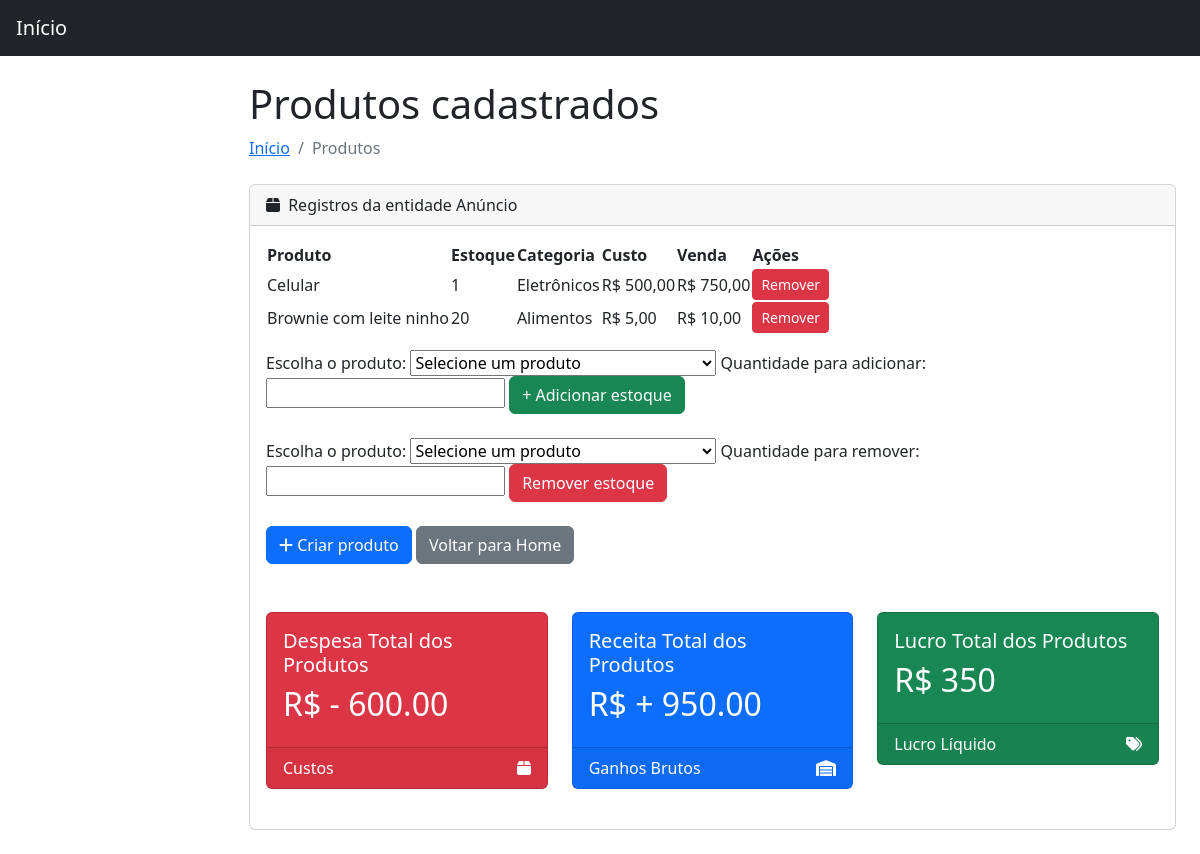
/MeuSaldo/listaProdutos.php (signed in), run on the app's committed database.
### tables this page shows
CREATE TABLE `anuncios` (
  `idAnuncio` int NOT NULL,
  `Usuarios_idUsuario` int NOT NULL,
  `nomeProduto` varchar(30) NOT NULL,
  `estoqueProduto` int NOT NULL,
  `categoriaAnuncio` varchar(50) NOT NULL,
  `valorCustoAnuncio` decimal(10,2) NOT NULL,
  `valorAnuncio` decimal(10,2) NOT NULL
);

### MeuSaldo/header.php (called while the page is built, shortened)
<?php
    if(isset($_SESSION['logado']) && $_SESSION['logado'] === true){
        $idUsuario    = $_SESSION['idUsuario'];
    }
?>

### MeuSaldo/listaProdutos.php (the view, shortened to what this page needs)
<?php
include "header.php";
include "conexaoBD.php";
$sql = "SELECT
            idAnuncio,
            nomeProduto,
            estoqueProduto,
            categoriaAnuncio,
            valorCustoAnuncio,
            valorAnuncio
        FROM anuncios
        WHERE Usuarios_idUsuario = ?
        ORDER BY idAnuncio DESC";
$stmt = mysqli_prepare($conn, $sql);
mysqli_stmt_bind_param(
    $stmt,
    "i",
    $idUsuario
);
mysqli_stmt_execute($stmt);
$resultado = mysqli_stmt_get_result($stmt);
$sqlDespesa = "SELECT SUM(estoqueProduto * valorCustoAnuncio) AS despesaTotal
               FROM Anuncios
               WHERE Usuarios_idUsuario = $idUsuario";
$resultadoDespesa = mysqli_query($conn, $sqlDespesa);
$dadosDespesa = mysqli_fetch_assoc($resultadoDespesa);
$despesaTotal = $dadosDespesa['despesaTotal'] ?? 0;
$sqlReceita = "SELECT SUM(estoqueProduto * valorAnuncio) AS receitaTotal
               FROM Anuncios
               WHERE Usuarios_idUsuario = $idUsuario";
$resultadoReceita = mysqli_query($conn, $sqlReceita);
$dadosReceita = mysqli_fetch_assoc($resultadoReceita);
$receitaTotal = $dadosReceita['receitaTotal'] ?? 0 ;
$lucroProdutos = $receitaTotal - $despesaTotal;
?>
<!DOCTYPE html>
<html lang="pt-br">
<head>
    <link href="https://cdn.jsdelivr.net/npm/simple-datatables@7.1.2/dist/style.min.css"
          rel="stylesheet">
    <link href="css/styles.css"
          rel="stylesheet">
</head>
<body class="sb-nav-fixed">
<nav class="sb-topnav navbar navbar-expand navbar-dark bg-dark">
    <a class="navbar-brand ps-3"
       href="index.php">
        Início
    </a>
</nav>
<div id="layoutSidenav">
    <div id="layoutSidenav_content">
        <main>
            <div class="container-fluid px-4">
                <h1 class="mt-4">
                    Produtos cadastrados
                </h1>
                <ol class="breadcrumb mb-4">
                    <li class="breadcrumb-item">
                        <a href="index.php">
                            Início
                        </a>
                    </li>
                    <li class="breadcrumb-item active">
                        Produtos
                    </li>
                </ol>
                <div class="card mb-4">
                    <div class="card-header">
                        <i class="fas fa-box me-1"></i>
                        Registros da entidade Anúncio
                    </div>
                    <div class="card-body">
                        <table id="datatablesSimple">
                            <thead>
                                <tr>
                                    <th>Produto</th>
                                    <th>Estoque</th>
                                    <th>Categoria</th>
                                    <th>Custo</th>
                                    <th>Venda</th>
                                    <th>Ações</th>
                                </tr>
                            </thead>
                            <tbody>
                                <?php
                                if (mysqli_num_rows($resultado) > 0) {
                                    while ($produto = mysqli_fetch_assoc($resultado)) {
                                        echo "<tr>";
                                        echo "<td>" .
                                            htmlspecialchars(
                                                $produto['nomeProduto']
                                            ) .
                                            "</td>";
                                        echo "<td>" .
                                            htmlspecialchars(
                                                $produto['estoqueProduto']
                                            ) .
                                            "</td>";
                                        echo "<td>" .
                                            htmlspecialchars(
                                                $produto['categoriaAnuncio']
                                            ) .
                                            "</td>";
                                        echo "<td>R$ " .
                                            number_format(
                                                $produto['valorCustoAnuncio'],
                                                2,
                                                ',',
                                                '.'
                                            ) .
                                            "</td>";
                                        echo "<td>R$ " .
                                            number_format(
                                                $produto['valorAnuncio'],
                                                2,
                                                ',',
                                                '.'
                                            ) .
                                            "</td>";
                                            echo "<td>
                                                <a href='removerProduto.php?id=" . $produto['idAnuncio'] . "'
                                                class='btn btn-danger btn-sm'
                                                onclick=\"return confirm('Tem certeza que deseja remover este produto?');\">
                                                    Remover
                                                </a>
                                            </td>";
                                        echo "</tr>";
                                    }
                                }
                                ?>
                            </tbody>
                        </table>
                        <div class="mt-3">
                        <form action="adicionarEstoque.php" method="POST">
                            <label>Escolha o produto:</label>
                                <select name="idAnuncio" required>
                                    <option value="">Selecione um produto</option>
                                </select>
                                <label>Quantidade para adicionar:</label>
                                <input type="number"
                                    name="quantidade"
                                    min="1"
                                    required>
                                <button type="submit" class="btn btn-success">
                                    + Adicionar estoque
                                </button>
                        </form>
                        <br>
                        <form action="removerEstoque.php" method="POST">
                            <label>Escolha o produto:</label>
                            <select name="idAnuncio" required>
                                <option value="">Selecione um produto</option>
                            </select>
                            <label>Quantidade para remover:</label>
                            <input type="number"
                                name="quantidade"
                                min="1"
                                required>
                            <button type="submit" class="btn btn-danger">
                                Remover estoque
                            </button>
                        </form>
                        <br>
                            <a href="formAnuncio.php"
                               class="btn btn-primary">
                                <i class="fas fa-plus"></i>
                                Criar produto
                            </a>
                            <a href="index.php"
                               class="btn btn-secondary">
                                Voltar para Home
                            </a>
                        </div>
                    <div class="row">
                    <div class="col-xl-4 col-md-6"><br><br>
                        <div class="card bg-danger text-white mb-4">
                            <div class="card-body">
                                <h5>
                                    Despesa Total dos Produtos
                                </h5>
                                <h2>
                                    <?php
                                    echo " R$ - $despesaTotal";
                                    ?>
                                </h2>
                            </div>
                            <div class="card-footer d-flex align-items-center justify-content-between">
                                <span>
                                    Custos
                                </span>
                                <i class="fas fa-box"></i>
                            </div>
                        </div>
                    </div>
                    <div class="col-xl-4 col-md-6"><br><br>
                        <div class="card bg-primary text-white mb-4">
                            <div class="card-body">
                                <h5>
                                    Receita Total dos Produtos
                                </h5>
                                <h2>
                                    <?php
                                    echo "R$ + $receitaTotal";
                                    ?>
                                </h2>
                            </div>
                            <div class="card-footer d-flex align-items-center justify-content-between">
                                <span>
                                    Ganhos Brutos
                                </span>
                                <i class="fas fa-warehouse"></i>
                            </div>
                        </div>
                    </div>
                    <div class="col-xl-4 col-md-6"><br><br>
                        <div class="card bg-success text-white mb-4">
                            <div class="card-body">
                                <h5>
                                    Lucro Total dos Produtos
                                </h5>
                                <h2>
                                    <?php
                                    echo "R$ $lucroProdutos";
                                    ?>
                                </h2>
                            </div>
                            <div class="card-footer d-flex align-items-center justify-content-between">
                                <span>
                                    Lucro Líquido
                                </span>
                                <i class="fas fa-tags"></i>
                            </div>
                        </div>
                    </div>
                    </div>
                </div>
            </div>
        </main>
    </div>
</div>
</body>
</html>

### data on the page
anuncios: nomeProduto "Celular", estoqueProduto "1", categoriaAnuncio "Eletrônicos", valorCustoAnuncio "500,00", valorAnuncio "750,00"
anuncios: nomeProduto "Brownie com leite ninho", estoqueProduto "20", categoriaAnuncio "Alimentos", valorCustoAnuncio "5,00", valorAnuncio "10,00"

### other printed values
$despesaTotal "600.00"
$receitaTotal "950.00"
$lucroProdutos "350"
